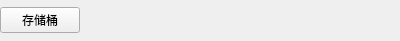
<?xml version="1.0" encoding="UTF-8"?>
<ui version="4.0">
 <class>BreadWidget</class>
 <widget class="QWidget" name="BreadWidget">
  <property name="geometry">
   <rect>
    <x>0</x>
    <y>0</y>
    <width>400</width>
    <height>41</height>
   </rect>
  </property>
  <property name="windowTitle">
   <string>Form</string>
  </property>
  <layout class="QHBoxLayout" name="horizontalLayout">
   <property name="sizeConstraint">
    <enum>QLayout::SetDefaultConstraint</enum>
   </property>
   <property name="leftMargin">
    <number>0</number>
   </property>
   <property name="topMargin">
    <number>0</number>
   </property>
   <property name="rightMargin">
    <number>0</number>
   </property>
   <property name="bottomMargin">
    <number>0</number>
   </property>
   <item>
    <widget class="QPushButton" name="pushButton">
     <property name="text">
      <string>存储桶</string>
     </property>
    </widget>
   </item>
   <item>
    <spacer name="horizontalSpacer">
     <property name="orientation">
      <enum>Qt::Horizontal</enum>
     </property>
     <property name="sizeHint" stdset="0">
      <size>
       <width>311</width>
       <height>20</height>
      </size>
     </property>
    </spacer>
   </item>
  </layout>
 </widget>
 <resources/>
 <connections/>
</ui>
